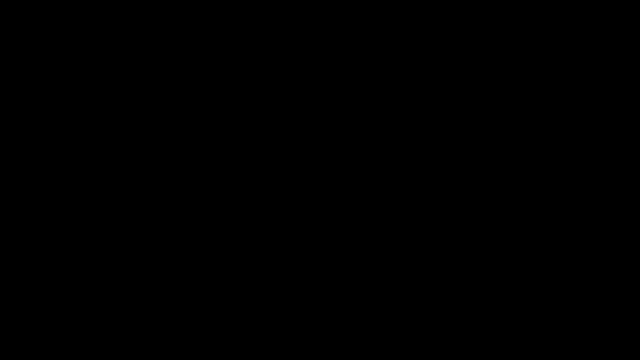
Frame 1 (no input)
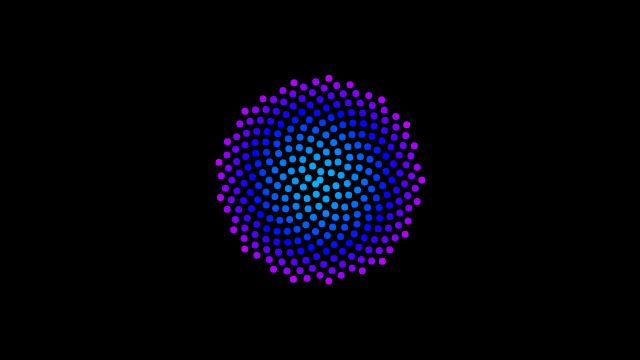
Frame 60 (no input)
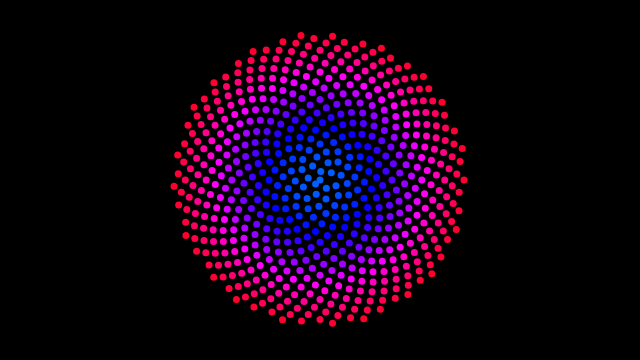
Frame 120 (the mouse pressed at the canvas centre since frame 60)

The p5.js sketch that drew these frames (run headless with seeded random() and noise() and a simulated clock; from frame 60 on, the mouse is pressed at the canvas centre):

// p5.js sketch
// ── sketch.js
// https://editor.p5js.org/jht1493/sketches/oN4feOu7h
// Phyllotaxis still

var n = 0;
var c = 6;

var points = [];

var start = 0;

function setup() {
  createCanvas(640, 360);
  angleMode(DEGREES);
  colorMode(HSB);
}

function draw() {
  background(0);
  translate(width / 2, height / 2);
  // rotate(n * 0.3);
  for (var i = 0; i < n; i++) {
    var a = i * 137.5;
    var r = c * sqrt(i);
    var x = r * cos(a);
    var y = r * sin(a);
    var hu = sin(start + i * 0.1);
    hu = map(hu, -1, 1, 0, 360);
    fill(hu, 255, 255);
    noStroke();
    ellipse(x, y, c+1, c+1);
  }
  n += 5;
  start += 0.1;
}


// https://editor.p5js.org/codingtrain/sketches/CehY0jsLV
// Phyllotaxis

// Daniel Shiffman
// http://codingtra.in
// http://patreon.com/codingtrain
// Code for: https://youtu.be/KWoJgHFYWxY
